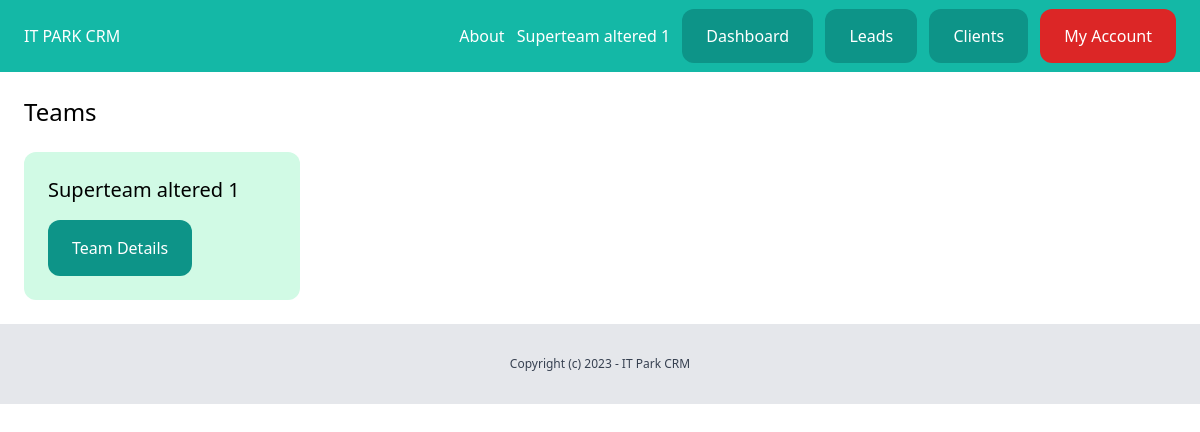
Before: /dashboard/teams/ (signed in) with the older database file.
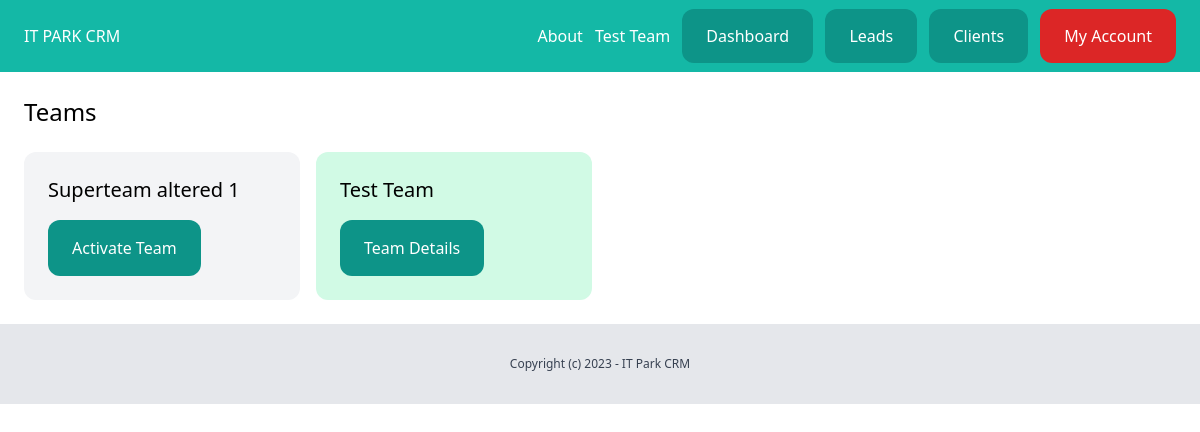
After: the same page with the newer database file.
### team/models.py (models this page shows, shortened)
class Team(models.Model):
    plan = models.ForeignKey(Plan, related_name='teams', blank=True, null=True, on_delete=models.CASCADE)
    name = models.CharField(max_length=100)
    members = models.ManyToManyField(User, related_name='teams')
    created_by = models.ForeignKey(User, related_name='created_teams', on_delete=models.CASCADE)
    created_at = models.DateTimeField(auto_now_add=True)

### team/views.py (the view)
# urls.py: path('', views.teams_list, name='list'),
@login_required
def teams_list(request):
    teams = Team.objects.filter(members__in=[request.user])
    return render(request, 'team/teams_list.html', {'teams': teams})

### team/context_processors.py (called while the page is built)
def active_team(request):
    if request.user.is_authenticated:
        active_team = request.user.userprofile.get_active_team()
        if not active_team:
            active_team = Team.objects.filter(created_by=request.user)[0]
    else:
        active_team = None
    return {'active_team': active_team}

### userprofile/models.py (called while the page is built)
    def get_active_team(self):
        if self.active_team:
            return self.active_team
        else:
            return Team.objects.filter(members__in=[self.user.id]).first()

### team/templates/team/teams_list.html (shortened to what this page needs)
{% extends 'core/base.html' %}
{% block content %}
    <div class="py-6 px-6">
        <h2 class="mb-6 text-2xl">Teams</h2>
        <div class="grid grid-cols-4 gap-4">
            {% for team in teams %}
                <div class="{% if team == active_team %}bg-emerald-100{% else %}bg-gray-100{% endif %} rounded-xl p-6">
                    <h2 class="mb-4 text-xl">{{ team.name }}</h2>
                    {% if team == active_team %}
                        <a href="{% url 'team:detail' team.id %}" class="inline-block py-4 px-6 bg-teal-600 rounded-xl text-white">Team Details</a>
                    {% else %}
                    <a href="{% url 'team:activate' team.id %}" class="inline-block py-4 px-6 bg-teal-600 rounded-xl text-white">Activate Team</a>
                    {% endif %}
                    </div>
            {% endfor %}
        </div>
    </div>
{% endblock %}

### core/templates/core/base.html (shortened to what this page needs)
{% load static %}
<!DOCTYPE html>
<html>
<head>
  <link rel="stylesheet" href="{% static 'main.min.css' %}">
</head>
<body>
  <nav class="py-6 px-6 flex justify-between bg-teal-500">
        <a href="/" class="text-white">IT PARK CRM </a>
        <div class="space-x-2">
            <a href="{% url 'about' %}" class="text-white">About</a>
            {% if request.user.is_authenticated %}
                <a href="{% url 'team:detail'  active_team.id  %}" class="text-white">{{ active_team.name }}</a>
                <a href="{% url 'dashboard:index' %}" class="py-4 px-6 bg-teal-600 rounded-xl text-white">Dashboard</a>
                <a href="{% url 'leads:list' %}" class="py-4 px-6 bg-teal-600 rounded-xl text-white">Leads</a>
                <a href="{% url 'clients:list' %}" class="py-4 px-6 bg-teal-600 rounded-xl text-white">Clients</a>
                <a href="{% url 'userprofile:myaccount' %}" class="py-4 px-6 bg-red-600 rounded-xl text-white">My Account</a>
            {% else %}
                <a href="{% url 'login' %}" class="py-4 px-6 bg-teal-600 rounded-xl text-white">Log In</a>
                <a href="{% url 'userprofile:signup' %}" class="py-4 px-6 bg-teal-400 rounded-xl text-white">Sign Up</a>
            {% endif %}
        </div>
  </nav>
  {% block content %}
  {% endblock %}
  <footer class="py-8 text-center bg-gray-200">
    <p class="text-xs text-gray-700">Copyright (c) 2023 - IT Park CRM</p>
  </footer>
</body>
</html>

Changed rows visible on the page:
added Team: name "Test Team", shows "Team Details"
computed for Team "Superteam altered 1": text "Team Details" → "Activate Team"
Other visible differences:
{{ active_team.name }}: "Superteam altered 1" → "Test Team"
